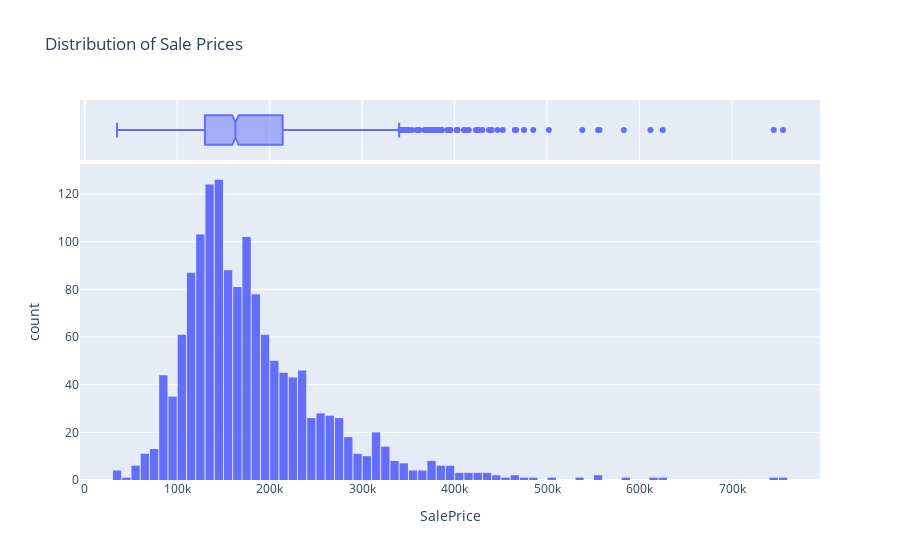

The code cell stored with this chart in its notebook:
### Code cell
fig = px.histogram(prices_df, x='SalePrice', marginal='box', title='Distribution of Sale Prices')
fig.update_layout(bargap=0.1)
fig.show()

### Figure 1 — Plotly figure (JSON) as saved in the notebook; plotly's stock layout.template omitted (floating-point values rounded to 4 significant figures; data arrays with more than 128 entries replaced by an {"elided": "..."} marker saying what was removed)
{"data": [{"alignmentgroup": "True", "bingroup": "x", "hovertemplate": "SalePrice=%{x}<br>count=%{y}<extra></extra>", "legendgroup": "", "marker": {"color": "#636efa", "pattern": {"shape": ""}}, "name": "", "offsetgroup": "", "orientation": "v", "showlegend": false, "type": "histogram", "x": {"elided": "1460 int values"}, "xaxis": "x", "yaxis": "y"}, {"alignmentgroup": "True", "hovertemplate": "SalePrice=%{x}<extra></extra>", "legendgroup": "", "marker": {"color": "#636efa"}, "name": "", "notched": true, "offsetgroup": "", "showlegend": false, "type": "box", "x": {"elided": "1460 int values"}, "xaxis": "x2", "yaxis": "y2"}], "layout": {"bargap": 0.1, "barmode": "relative", "legend": {"tracegroupgap": 0}, "title": {"text": "Distribution of Sale Prices"}, "xaxis": {"anchor": "y", "domain": [0, 1], "title": {"text": "SalePrice"}}, "xaxis2": {"anchor": "y2", "domain": [0, 1], "matches": "x", "showgrid": true, "showticklabels": false}, "yaxis": {"anchor": "x", "domain": [0, 0.8316], "title": {"text": "count"}}, "yaxis2": {"anchor": "x2", "domain": [0.8416, 1], "matches": "y2", "showgrid": false, "showline": false, "showticklabels": false, "ticks": ""}}}
